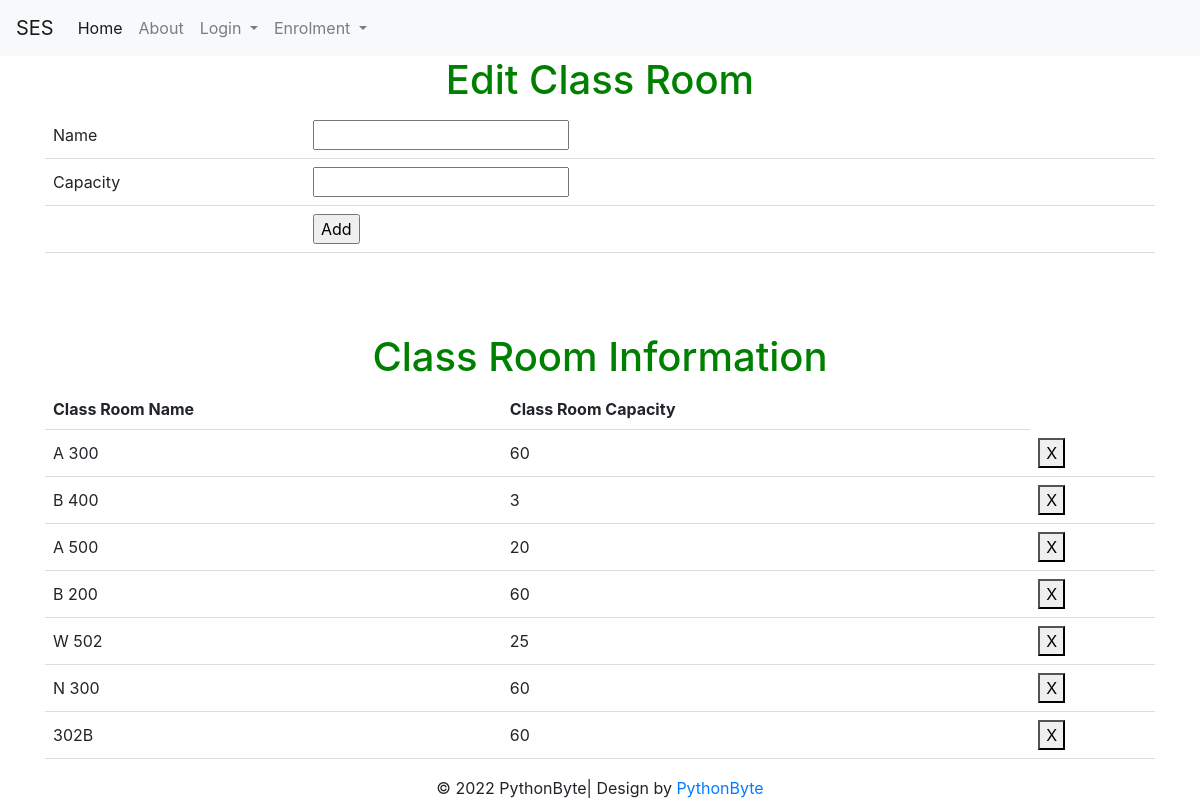
Page /saverloc (signed in) on the committed database.
### tables this page shows
CREATE TABLE loc (loc_id INTEGER PRIMARY KEY UNIQUE, loc_Cap INTEGER, loc_name CHAR CONSTRAINT loc_id UNIQUE ON CONFLICT IGNORE);

### auth.py (the view, shortened to what this page needs)
@auth.route("/saverloc",methods = ["POST","GET"])
def saverloc():
    if request.method=='GET':
        con = sqlite3.connect("instance/db.sqlite")
        cur = con.cursor()
        cur.execute("SELECT * FROM loc")
        data6 = cur.fetchall()
        return render_template('add_loc.html',data6=data6)
    return render_template("add_loc.html",data6=data6)

### templates/add_Loc.html (shortened to what this page needs)
{% extends "base.html" %}
{% block content %}
<h1>Edit Class Room</h1>
 <form action = "/saverloc" method="post">
 <table>
  <tr><td>Name</td><td><input type="text" name="name_loc" required ></td></tr>
  <tr><td>Capacity</td><td><input type="number" name="cap" required></td></tr>
  <tr><td></td><td><input type="submit" value="Add"></td></tr>
</form>
  <form action = "/del_loc" method="post">
 <br> <h1>{{msg}}</h1><br><br>
 <h1>Class Room Information</h1>
 <table id="table_to_highlight" style="width:100%">
    <thead>
      <tr>
        <th>Class Room Name</th>
        <th>Class Room Capacity</th>
      </tr>
      </thead>
      <tbody>
       {% for row in data6 %}
              <tr>
                  <td>{{row[2]}}</td>
                  <td>{{row[1]}}</td>
                  <td><button class="bi bi-plus" type="submit" value="{{ row[0] }}" name="locid">X</button></td>
              </tr>
          {% endfor %}
      </tbody>
  </table>
 </form>
{% endblock %}

### templates/add_Loc.html (style rules this page uses)
body { text-align: center; }
h1 { color: green; }
table { border-collapse: collapse; width: 100%; }
th, td { padding: 8px; text-align: left; border-bottom: 1px solid #ddd; }

### rows in the picture
loc: loc_name "A 300", loc_Cap "60", {{ row[0] }} 3 (drawn)
loc: loc_name "B 400", loc_Cap "3", {{ row[0] }} 5 (drawn)
loc: loc_name "A 500", loc_Cap "20", {{ row[0] }} 6 (drawn)
loc: loc_name "B 200", loc_Cap "60", {{ row[0] }} 7 (drawn)
loc: loc_name "W 502", loc_Cap "25", {{ row[0] }} 8 (drawn)
loc: loc_name "N 300", loc_Cap "60", {{ row[0] }} 9 (drawn)
loc: loc_name "302B", loc_Cap "60", {{ row[0] }} 12 (drawn)
